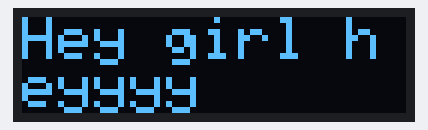
Bench run of a sketch on a simulated Arduino Uno, built with avr-gcc and run on an emulated ATmega328P. Parts: 128×32 one-colour display.

Above: at 0.1 s.
At 2.3 s:
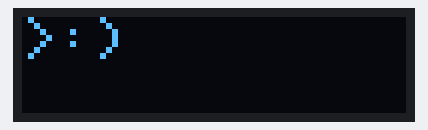
At 5.3 s:
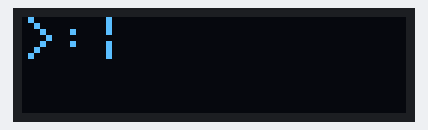
At 8.3 s:
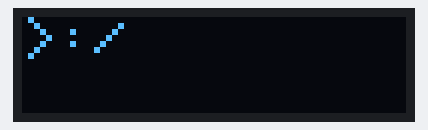
At 11.3 s:
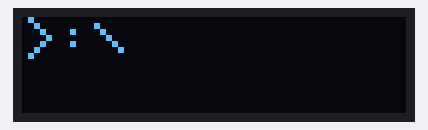

Measured:
- by itself, everything shown: repeats every 11.1 s, in 4 steps
- what the display in image 1 shows lasts 3.0 s, from 2.3 s to 5.3 s
- what the display in image 4 shows lasts 2.0 s, from 11.3 s to 13.3 s

The sketch:

oled.ino
```cpp
#include <Wire.h>
#include <Adafruit_SSD1306.h>
#include <Adafruit_GFX.h>

#define width 128
#define height 32
#define addr 0x3c

Adafruit_SSD1306 display(width, height);


void setup() {
  display.begin(SSD1306_SWITCHCAPVCC, addr);
  display.clearDisplay();
  display.setTextSize(2);
  display.setTextColor(WHITE);
  display.setCursor(0,0);

  display.println("Hey girl heyyyy");

  display.display();
  delay(200);

}

void loop() {
  delay(2000);
  updateScreen(">:)");
  delay(3000);
  updateScreen(">:|");
  delay(3000);
  updateScreen(">:/");
  delay(3000);
  updateScreen(">:\\");
}


void updateScreen(String text){
  display.clearDisplay();

  display.setCursor(0, 0);
  display.println(text);

  display.display();


}
```
